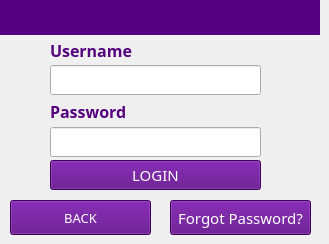
   <widget class="QWidget" name="Password_page">
    <widget class="QLabel" name="label_34">
     <property name="geometry">
      <rect>
       <x>0</x>
       <y>0</y>
       <width>320</width>
       <height>35</height>
      </rect>
     </property>
     <property name="font">
      <font>
       <family>Sans Serif</family>
       <pointsize>11</pointsize>
       <weight>9</weight>
       <italic>false</italic>
       <bold>false</bold>
      </font>
     </property>
     <property name="styleSheet">
      <string notr="true">color: rgb(255, 255, 255);
background-color: rgb(85, 0, 127);
font: 75 11pt &quot;Sans Serif&quot;;</string>
     </property>
     <property name="text">
      <string/>
     </property>
    </widget>
    <widget class="QLabel" name="label_35">
     <property name="geometry">
      <rect>
       <x>50</x>
       <y>96</y>
       <width>101</width>
       <height>31</height>
      </rect>
     </property>
     <property name="font">
      <font>
       <family>Sans Serif</family>
       <pointsize>12</pointsize>
       <weight>75</weight>
       <bold>true</bold>
      </font>
     </property>
     <property name="styleSheet">
      <string notr="true">color: rgb(85, 0, 127);</string>
     </property>
     <property name="text">
      <string>Password</string>
     </property>
    </widget>
    <widget class="QLineEdit" name="lineEdit_password">
     <property name="geometry">
      <rect>
       <x>50</x>
       <y>127</y>
       <width>211</width>
       <height>30</height>
      </rect>
     </property>
     <property name="inputMethodHints">
      <set>Qt::ImhDigitsOnly|Qt::ImhHiddenText|Qt::ImhNoAutoUppercase|Qt::ImhNoPredictiveText</set>
     </property>
     <property name="maxLength">
      <number>12</number>
     </property>
     <property name="echoMode">
      <enum>QLineEdit::Password</enum>
     </property>
    </widget>
    <widget class="QPushButton" name="pushButton_2">
     <property name="geometry">
      <rect>
       <x>50</x>
       <y>160</y>
       <width>211</width>
       <height>30</height>
      </rect>
     </property>
     <property name="font">
      <font>
       <family>Sans Serif</family>
       <pointsize>11</pointsize>
       <weight>9</weight>
       <italic>false</italic>
       <bold>false</bold>
      </font>
     </property>
     <property name="styleSheet">
      <string notr="true">color: rgb(255, 255, 255);
background-color: rgb(85, 0, 127);
font: 75 11pt &quot;Sans Serif&quot;;</string>
     </property>
     <property name="text">
      <string>LOGIN</string>
     </property>
    </widget>
    <widget class="QPushButton" name="PAGE32_exit_2">
     <property name="geometry">
      <rect>
       <x>10</x>
       <y>200</y>
       <width>141</width>
       <height>35</height>
      </rect>
     </property>
     <property name="font">
      <font>
       <family>Sans Serif</family>
       <pointsize>10</pointsize>
       <weight>9</weight>
       <italic>false</italic>
       <bold>false</bold>
      </font>
     </property>
     <property name="styleSheet">
      <string notr="true">color: rgb(255, 255, 255);
background-color: rgb(85, 0, 127);
font: 75 10pt &quot;Sans Serif&quot;;</string>
     </property>
     <property name="text">
      <string>BACK</string>
     </property>
    </widget>
    <widget class="QPushButton" name="Forget_button">
     <property name="enabled">
      <bool>true</bool>
     </property>
     <property name="geometry">
      <rect>
       <x>170</x>
       <y>200</y>
       <width>141</width>
       <height>35</height>
      </rect>
     </property>
     <property name="font">
      <font>
       <family>Sans Serif</family>
       <pointsize>11</pointsize>
       <weight>9</weight>
       <italic>false</italic>
       <bold>false</bold>
      </font>
     </property>
     <property name="styleSheet">
      <string notr="true">color: rgb(255, 255, 255);
background-color: rgb(85, 0, 127);
font: 75 11pt &quot;Sans Serif&quot;;</string>
     </property>
     <property name="text">
      <string>Forgot Password?</string>
     </property>
    </widget>
    <widget class="QLineEdit" name="lineEdit_userid_2">
     <property name="geometry">
      <rect>
       <x>50</x>
       <y>65</y>
       <width>211</width>
       <height>30</height>
      </rect>
     </property>
     <property name="font">
      <font>
       <underline>false</underline>
       <strikeout>false</strikeout>
      </font>
     </property>
     <property name="inputMethodHints">
      <set>Qt::ImhDigitsOnly</set>
     </property>
     <property name="maxLength">
      <number>9</number>
     </property>
    </widget>
    <widget class="QLabel" name="label_36">
     <property name="geometry">
      <rect>
       <x>50</x>
       <y>35</y>
       <width>101</width>
       <height>31</height>
      </rect>
     </property>
     <property name="font">
      <font>
       <family>Sans Serif</family>
       <pointsize>12</pointsize>
       <weight>75</weight>
       <bold>true</bold>
      </font>
     </property>
     <property name="styleSheet">
      <string notr="true">color: rgb(85, 0, 127);</string>
     </property>
     <property name="text">
      <string>Username</string>
     </property>
    </widget>
    <widget class="QLabel" name="FinoLogo_3">
     <property name="geometry">
      <rect>
       <x>5</x>
       <y>0</y>
       <width>71</width>
       <height>35</height>
      </rect>
     </property>
     <property name="autoFillBackground">
      <bool>false</bool>
     </property>
     <property name="styleSheet">
      <string notr="true">background-color: rgb(85, 0, 127);</string>
     </property>
     <property name="text">
      <string/>
     </property>
     <property name="pixmap">
      <pixmap resource="fino.qrc">:/Fino/Icons/finoW.png</pixmap>
     </property>
     <property name="scaledContents">
      <bool>true</bool>
     </property>
    </widget>
    <widget class="QLabel" name="AppVersion_Label_2">
     <property name="geometry">
      <rect>
       <x>166</x>
       <y>13</y>
       <width>151</width>
       <height>20</height>
      </rect>
     </property>
     <property name="font">
      <font>
       <pointsize>11</pointsize>
      </font>
     </property>
     <property name="styleSheet">
      <string notr="true">color: rgb(255, 255, 255);
background-color: rgb(85, 0, 127);</string>
     </property>
     <property name="text">
      <string/>
     </property>
     <property name="alignment">
      <set>Qt::AlignRight|Qt::AlignTrailing|Qt::AlignVCenter</set>
     </property>
    </widget>
   </widget>
